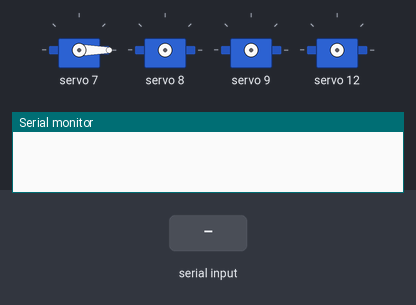
Simulated run of this sketch. Board: Arduino Uno, built with avr-gcc and run on an emulated ATmega328P. Shown: 4 × servo, the last lines printed to the serial monitor. The inputs (shaded band) are chosen by the test bench.

Above: at 0.1 s.
At 5.1 s:
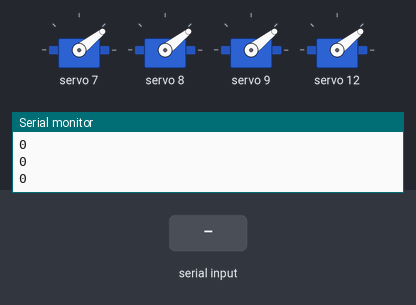
5.2 s: byte 30 received over Serial
At 10.7 s:
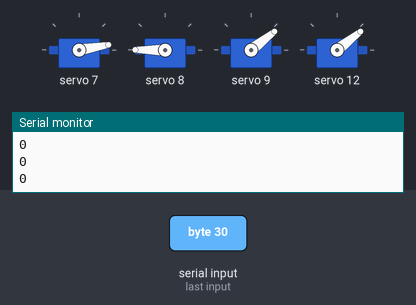
Timing chart, 0 to 12.2 s (numbered marks = the images above; inputs shaded):
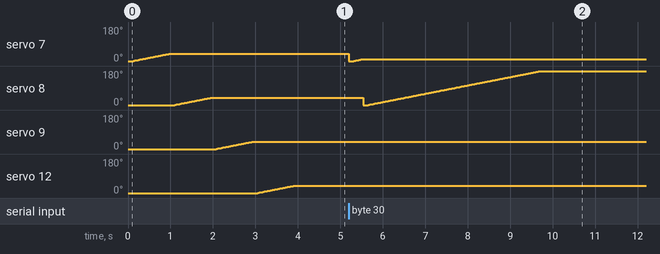

The sketch:

arm_arduino.ino
```cpp
#include "HCPCA9685.h"
#define  I2CAdd 0x40

HCPCA9685 HCPCA9685(I2CAdd);


void setup()
{
  HCPCA9685.Init(SERVO_MODE);

  HCPCA9685.Sleep(false);
  Serial.begin(9600) ;
  int pos_1,pos_2,pos_3,pos_4,pos;
  pos_1 = 90;
  pos_2 = 90;
  pos_3 = 90;
  pos_4 = 90;
  for(pos = 0; pos <= 90; pos++)
  {
    HCPCA9685.Servo(7, pos);
    delay(10);
  }
  for(pos = 0; pos <= 90; pos++)
  {
    HCPCA9685.Servo(8, pos);
    delay(10);
  }
  for(pos = 0; pos <= 90; pos++)
  {
    HCPCA9685.Servo(9, pos);
    delay(10);
  }
  for(pos = 0; pos <= 90; pos++)
  {
    HCPCA9685.Servo(12, pos);
    delay(10);
  }}


void loop()
{
  unsigned int pos1,pos2,pos3,pos4,pos5,pos,pos_1,pos_2,pos_3,pos_4;

    if(Serial.available()) {
    pos1 = Serial.read();
    pos2 = Serial.read();
    pos3 = Serial.read();
    pos4 = Serial.read();

   if(pos_1 > pos1)
   {for(pos = pos_1;pos >= pos1;pos--)
   {
    HCPCA9685.Servo(7, pos);
    delay(10);
   }}
   else
   {for(pos = pos_1; pos <= pos1; pos++)
  {
    HCPCA9685.Servo(7, pos);
    delay(10);
  }}
  if(pos_2 > pos2)
   {for(pos = pos_2;pos >= pos2;pos--)
   {
    HCPCA9685.Servo(8, pos);
    delay(10);
   }}
   else
   {for(pos = pos_2; pos <= pos2; pos++)
  {
    HCPCA9685.Servo(8, pos);
    delay(10);
  }}
  if(pos_3 > pos3)
  { for(pos = pos_3;pos >= pos3;pos--)
   {
    HCPCA9685.Servo(9, pos);
    delay(10);
   }}
   else
   {for(pos = pos_3; pos <= pos3; pos++)
  {
    HCPCA9685.Servo(9, pos);
    delay(10);
  }}
  if(pos_4 > pos4)
   {for(pos = pos_4;pos >= pos4;pos--)
   {
    HCPCA9685.Servo(12, pos);
    delay(10);
   }}
   else
   {for(pos = pos_4; pos <= pos4; pos++)
  {
    HCPCA9685.Servo(12, pos);
    delay(10);
  }
    }
  }
  Serial.println(pos1);
  Serial.println(pos2);
  Serial.println(pos3);
  Serial.println(pos4);
}
```
